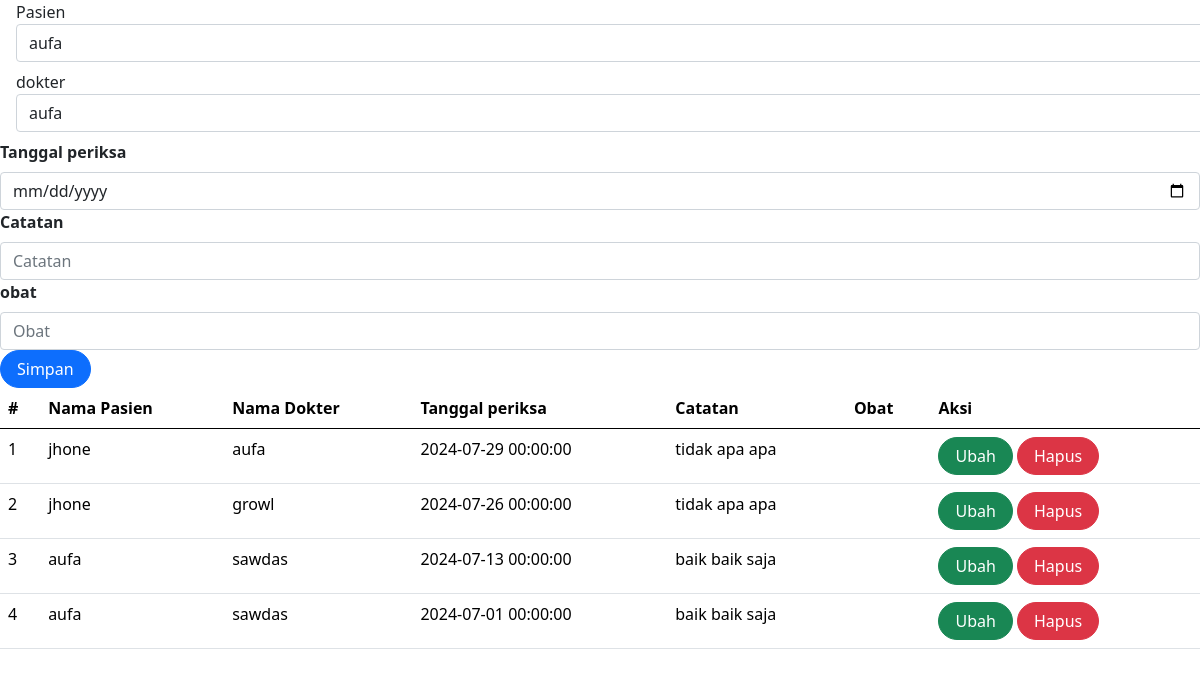
Page /coba.php on the committed database.
### tables this page shows
CREATE TABLE `periksa` (
  `id` int(10) UNSIGNED NOT NULL,
  `id_pasien` int(11) UNSIGNED DEFAULT NULL,
  `id_dokter` int(11) UNSIGNED DEFAULT NULL,
  `tgl_periksa` datetime NOT NULL,
  `catatan` text NOT NULL,
  `obat` varchar(255) DEFAULT NULL
);

CREATE TABLE `pasien` (
  `id` int(10) UNSIGNED NOT NULL,
  `nama` varchar(255) DEFAULT NULL,
  `alamat` varchar(255) DEFAULT NULL,
  `no_hp` varchar(50) DEFAULT NULL
);

CREATE TABLE `dokter` (
  `id` int(10) UNSIGNED NOT NULL,
  `nama` varchar(255) DEFAULT NULL,
  `alamat` varchar(255) DEFAULT NULL,
  `no_hp` varchar(50) DEFAULT NULL
);

### coba.php (the view, shortened to what this page needs)
<?php
include_once("koneksi.php");
?>
<!DOCTYPE html>
<html lang="en">
<head>
    <link rel="stylesheet" href="assets/css/bootstrap.css">
    <link href="https://cdn.jsdelivr.net/npm/bootstrap@5.0.2/dist/css/bootstrap.min.css"
    rel="stylesheet"
>
</head>
<body>
<form class="form row" method="POST" action="" name="myForm" onsubmit="return(validate());">
<div class="form-group mx-sm-3 mb-2">
    <label for="inputPasien" class="sr-only">Pasien</label>
    <select class="form-control" name="id_pasien">
        <?php
        $selected = '';
        $pasien = mysqli_query($mysqli, "SELECT * FROM pasien");
        while ($data = mysqli_fetch_array($pasien)) {
            if ($data['id'] == $id_pasien) {
                $selected = 'selected="selected"';
            } else {
                $selected = '';
            }
        ?>
            <option value="<?php echo $data['id'] ?>"
            <?php echo $selected ?>><?php echo $data['nama'] ?>
        </option>
        <?php
        }
        ?>
    </select>
</div>
<div class="form-group mx-sm-3 mb-2">
    <label for="inputdokter" class="sr-only">dokter</label>
    <select class="form-control" name="id_dokter">
        <?php
        $selected = '';
        $pasien = mysqli_query($mysqli, "SELECT * FROM dokter");
        while ($data = mysqli_fetch_array($pasien)) {
            if ($data['id'] == $id_pasien) {
                $selected = 'selected="selected"';
            } else {
                $selected = '';
            }
        ?>
            <option value="<?php echo $data['id'] ?>"
            <?php echo $selected ?>><?php echo $data['nama'] ?>
        </option>
        <?php
        }
        ?>
    </select>
</div>
    <?php
        $tgl_periksa = '';
        $catatan = '';
        $obat = '';
        ?>
        <div class="col-12">
            <label for="inputTanggalperiksa" class="form-label fw-bold">
            Tanggal periksa
            </label>
            <input type="date" class="form-control" name="tgl_periksa" id="inputTanggalperiksa" placeholder="Tanggal Periksa" value="<?php echo $tgl_periksa ?>">
        </div>
        <div class="col-12">
            <label for="inputCatatan" class="form-label fw-bold">
                Catatan
            </label>
            <input type="text" class="form-control" name="Catatan" id="inputCatatan" placeholder="Catatan" value="<?php echo $catatan ?>">
        </div>
        <div class="col-12">
            <label for="inputObat" class="form-label fw-bold">
                obat
            </label>
            <input type="text" class="form-control" name="nama" id="inputObat" placeholder="Obat" value="<?php echo $obat ?>">
        </div>
        <div class="col-12">
        <button type="submit" class="btn btn-primary rounded-pill px-3" name="simpan">Simpan</button>
        </div>
</form>
<table class="table table-hover">
    <thead>
        <tr>
            <th scope="col">#</th>
            <th scope="col">Nama Pasien</th>
            <th scope="col">Nama Dokter</th>
            <th scope="col">Tanggal periksa</th>
            <th scope="col">Catatan</th>
            <th scope="col">Obat</th>
            <th scope="col">Aksi</th>
        </tr>
    </thead>
    <tbody>
<?php
$result = mysqli_query($mysqli, "SELECT pr.*,d.nama as 'nama_dokter', p.nama as 'nama_pasien' FROM periksa pr LEFT JOIN dokter d ON (pr.id_dokter=d.id) LEFT JOIN pasien p ON (pr.id_pasien=p.id) ORDER BY pr.tgl_periksa DESC");
$no = 1;
while ($data = mysqli_fetch_array($result)) {
?>
    <tr>
        <td><?php echo $no++ ?></td>
        <td><?php echo $data['nama_pasien'] ?></td>
        <td><?php echo $data['nama_dokter'] ?></td>
        <td><?php echo $data['tgl_periksa'] ?></td>
        <td><?php echo $data['catatan'] ?></td>
        <td><?php echo $data['obat'] ?></td>
        <td>
            <a class="btn btn-success rounded-pill px-3"
            href="index.php?page=periksa&id=<?php echo $data['id'] ?>">
            Ubah</a>
            <a class="btn btn-danger rounded-pill px-3"
            href="index.php?page=periksa&id=<?php echo $data['id'] ?>&aksi=hapus">Hapus</a>
        </td>
    </tr>
<?php
}
?>
    </tbody>
</table>
</body>
</html>

### rows in the picture
periksa: id_pasien.nama "jhone", id_dokter.nama "aufa", tgl_periksa "2024-07-29 00:00:00", catatan "tidak apa apa"
periksa: id_pasien.nama "jhone", id_dokter.nama "growl", tgl_periksa "2024-07-26 00:00:00", catatan "tidak apa apa"
periksa: id_pasien.nama "aufa", id_dokter.nama "sawdas", tgl_periksa "2024-07-13 00:00:00", catatan "baik baik saja"
periksa: id_pasien.nama "aufa", id_dokter.nama "sawdas", tgl_periksa "2024-07-01 00:00:00", catatan "baik baik saja"

### other values in the picture
form field id_pasien "aufa"
form field id_dokter "aufa"
